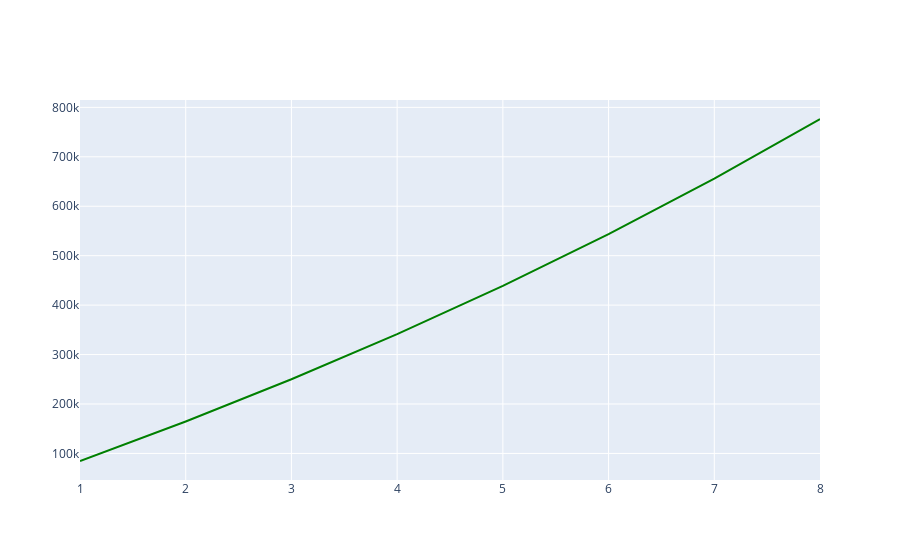

Here is the notebook cell this chart was saved with:
### Code cell
# graph the total data
total_investment = amountPeryear(portfolio,monthly_investments,years_to_invest)
fig = go.Figure(data=go.Scatter(x=total_investment['Year'], y=total_investment['Amount'], mode='lines', marker=dict(color='green')))
fig.show()

### Figure 1 — Plotly figure (JSON) as saved in the notebook; plotly's stock layout.template omitted (floating-point values rounded to 4 significant figures)
{"data": [{"marker": {"color": "green"}, "mode": "lines", "type": "scatter", "x": [1, 2, 3, 4, 5, 6, 7, 8], "y": [84710.0, 164700.0, 250000.0, 341300.0, 439000.0, 543700.0, 655900.0, 776500.0]}], "layout": {}}
